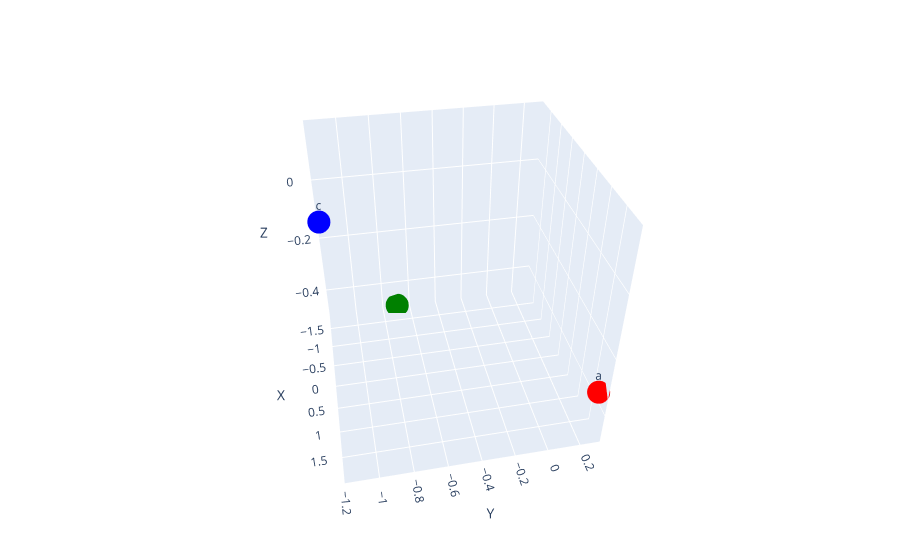

Notebook source saved alongside this figure:
### Code cell
import torch
import plotly.graph_objects as go

points = torch.stack([a, b, c])

x, y, z = points[:, 0].numpy(), points[:, 1].numpy(), points[:, 2].numpy()

fig = go.Figure(data=[go.Scatter3d(
    x=x, y=y, z=z,
    mode='markers+text',
    marker=dict(size=8, color=['red', 'green', 'blue']),
    text=['a', 'b', 'c'],
    textposition='top center'
)])

fig.update_layout(
    scene=dict(
        xaxis_title='X',
        yaxis_title='Y',
        zaxis_title='Z'
    ),
    margin=dict(l=0, r=0, b=0, t=0)
)

fig.show()

### Figure 1 — Plotly figure (JSON) as saved in the notebook; plotly's stock layout.template omitted (floating-point values rounded to 4 significant figures)
{"data": [{"marker": {"color": ["red", "green", "blue"], "size": 8}, "mode": "markers+text", "text": ["a", "b", "c"], "textposition": "top center", "type": "scatter3d", "x": [1.854, -1.806, 0.9458], "y": [0.2798, -0.6986, -1.156], "z": [-0.3285, -0.4818, 0.1626]}], "layout": {"autosize": true, "margin": {"b": 0, "l": 0, "r": 0, "t": 0}, "scene": {"aspectmode": "auto", "aspectratio": {"x": 1, "y": 1, "z": 1}, "camera": {"center": {"x": 0, "y": 0, "z": 0}, "eye": {"x": 2.103, "y": -0.421, "z": 1.596}, "projection": {"type": "perspective"}, "up": {"x": 0, "y": 0, "z": 1}}, "xaxis": {"title": {"text": "X"}, "type": "linear"}, "yaxis": {"title": {"text": "Y"}, "type": "linear"}, "zaxis": {"title": {"text": "Z"}, "type": "linear"}}}}
